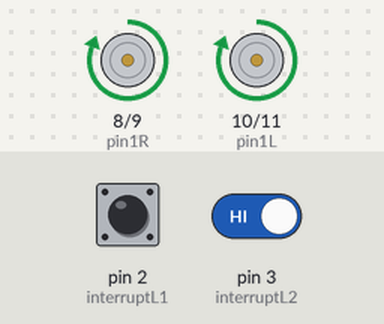
The sketch below on a simulated Arduino Uno, built with avr-gcc and run on an emulated ATmega328P. On the bench: motor-driver pin pairs drawn as motors (green arrow = first pin HIGH = forward, orange = second pin HIGH = backward, longer = more drive). Inputs (shaded band) come from the test bench; at power-on: pin 2 (interruptL1) HIGH, pin 3 (interruptL2) HIGH. What the sketch prints to the serial monitor is not drawn.

Above: at 1.2 s.
1.3 s: pin 2 (interruptL1) pulled LOW for 0.15 s
At 2.1 s:
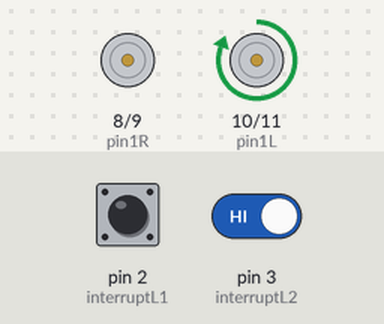
2.9 s: pin 2 (interruptL1) driven LOW and pin 3 (interruptL2) driven LOW
At 3.4 s:
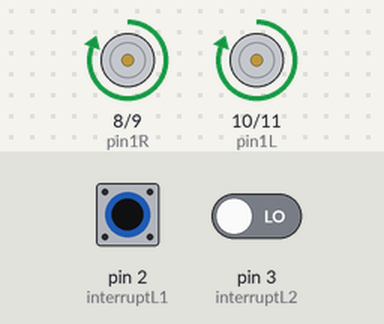
5.9 s: pin 2 (interruptL1) pulsed HIGH 2 times (0.12 s each, 0.3 s apart)
At 6.4 s:
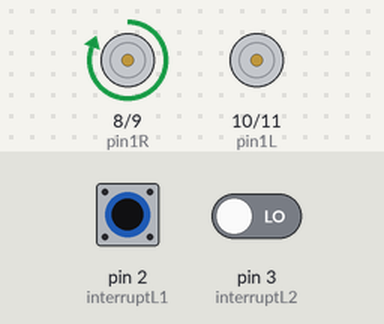
Timing chart, 0 to 8.9 s (numbered marks = the images above; inputs shaded):
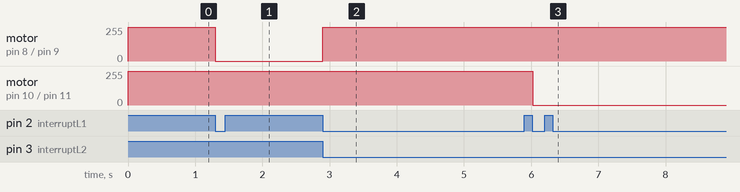

The sketch:

car_test_motor_only_20210106.ino
```cpp
#include <Wire.h>

///////////////////////////////////////////////////////
//interrupt pin
int interruptL1 = 2;
int interruptL2 = 3;

int interruptR1 = 18;
int interruptR2 = 19;
///////////////////////////////////////////////////////

//////////////////////////////////////////////////////
//motor driver LM298 control pin
int pin1R = 8;
int pin2R = 9;
int pin1L = 10;
int pin2L = 11;
//////////////////////////////////////////////////////

//////////////////////////////////////////////////////
// encoder parameter
long encoderValueR = 0;
long encoderValueL = 0;
//////////////////////////////////////////////////////

int forwardStart = 0;
int targetValue = 0;

void setup()
{
  //Serial Setup
  Serial.begin(115200);

  /////////////////////////////////////////
  //Motor
  pinMode(pin1L, OUTPUT);
  pinMode(pin2L, OUTPUT);
  pinMode(pin1R, OUTPUT);
  pinMode(pin2R, OUTPUT);
  /////////////////////////////////////////

  /////////////////////////////////////////
  //Encoder
  //https://www.arduino.cc/reference/en/language/functions/external-interrupts/attachinterrupt/
  pinMode(interruptL1, INPUT_PULLUP);
  pinMode(interruptL2, INPUT_PULLUP);
  pinMode(interruptR1, INPUT_PULLUP);
  pinMode(interruptR2, INPUT_PULLUP);
  //setup interrupt
  attachInterrupt(digitalPinToInterrupt(interruptL1), countL, FALLING);
  attachInterrupt(digitalPinToInterrupt(interruptR1), countR, FALLING);
  /////////////////////////////////////////
}

/////////////////////////////
//Main Loop
void loop()
{
  MotorControl();
    Serial.print(" encoderValueL= ");
    Serial.print(encoderValueL);
    Serial.print(" encoderValueR= ");
    Serial.print(encoderValueR);
    Serial.println("");
}

//////////////////////////////////////////////////////
//Motor control
void MotorControl() {
    forward_stline();
}

//////////////////////////////////////////
void forward_stline() {
  //forward 100 click
  if (forwardStart == 0) {
    stopCar();
    targetValue = 100;
    encoderValueL = 0;
    encoderValueR = 0;
    forwardStart = 1;
  }
  if (encoderValueL > targetValue or encoderValueR > targetValue) {
    stopCar();
    forwardStart = 0;
  }
  else {
    if (encoderValueL > encoderValueR) {
      turnCarL();
    }
    else if (encoderValueR > encoderValueL) {
      turnCarR();
    }
    else {
      forwardCar();
    }
  }
}

//////////////////////////////////////////////////////
//Interrupt subroutine
void countL() {
  if (digitalRead(interruptL2)) {
    encoderValueL--;
  }
  else {
    encoderValueL++;
  }
}
void countR() {
  if (digitalRead(interruptR2)) {
    encoderValueR++;
  }
  else {
    encoderValueR--;
  }
}
//////////////////////////////////////////////////////

//////////////////////////////////////////////////////
// Motor subrountine
void turnCarL() {
  digitalWrite(pin1R, 1);
  digitalWrite(pin2R, 0);
  digitalWrite(pin1L, 0);
  digitalWrite(pin2L, 0);
}
void turnCarR() {
  digitalWrite(pin1R, 0);
  digitalWrite(pin2R, 0);
  digitalWrite(pin1L, 1);
  digitalWrite(pin2L, 0);
}
void turnCarOnsiteL() {
  digitalWrite(pin1R, 1);
  digitalWrite(pin2R, 0);
  digitalWrite(pin1L, 0);
  digitalWrite(pin2L, 1);
}
void turnCarOnsiteR() {
  digitalWrite(pin1R, 0);
  digitalWrite(pin2R, 1);
  digitalWrite(pin1L, 1);
  digitalWrite(pin2L, 0);
}
void forwardCar() {
  digitalWrite(pin1R, 1);
  digitalWrite(pin2R, 0);
  digitalWrite(pin1L, 1);
  digitalWrite(pin2L, 0);
}
void backwardCar() {
  digitalWrite(pin1R, 0);
  digitalWrite(pin2R, 1);
  digitalWrite(pin1L, 0);
  digitalWrite(pin2L, 1);
}
void stopCar() {
  digitalWrite(pin1R, 0);
  digitalWrite(pin2R, 0);
  digitalWrite(pin1L, 0);
  digitalWrite(pin2L, 0);
}
void forwardRightWheel() {
  digitalWrite(pin1R, 1);
  digitalWrite(pin2R, 0);
}
void forwardLeftWheel() {
  digitalWrite(pin1L, 1);
  digitalWrite(pin2L, 0);
}
void backwardRightWheel() {
  digitalWrite(pin1R, 0);
  digitalWrite(pin2R, 1);
}
void backwardLeftWheel() {
  digitalWrite(pin1L, 0);
  digitalWrite(pin2L, 1);
}
void stopRightWheel() {
  digitalWrite(pin1R, 0);
  digitalWrite(pin2R, 0);
}
void stopLeftWheel() {
  digitalWrite(pin1L, 0);
  digitalWrite(pin2L, 0);
}
```

Measured:
- after the input at 1.3 s, motor on pin 8 (pin1R) / pin 9 (pin2R): forward 255/255 → stopped at once
- after the input at 2.9 s, motor on pin 8 (pin1R) / pin 9 (pin2R): stopped → forward 255/255 at once
- after the input at 5.9 s, motor on pin 10 (pin1L) / pin 11 (pin2L): forward 255/255 → stopped after 0.12 s
